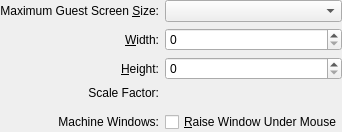
<ui version="4.0">
 <comment>
 VPox frontends: Qt GUI ("VirtualPox"):

 Copyright (C) 2012-2020 Oracle Corporation

 This file is part of VirtualPox Open Source Edition (OSE), as
 available from http://www.virtualpox.org. This file is free software;
 you can redistribute it and/or modify it under the terms of the GNU
 General Public License (GPL) as published by the Free Software
 Foundation, in version 2 as it comes in the "COPYING" file of the
 VirtualPox OSE distribution. VirtualPox OSE is distributed in the
 hope that it will be useful, but WITHOUT ANY WARRANTY of any kind.
 </comment>
 <class>UIGlobalSettingsDisplay</class>
 <widget class="QWidget" name="UIGlobalSettingsDisplay">
  <layout class="QGridLayout">
   <property name="margin">
    <number>0</number>
   </property>
   <item row="0" column="0">
    <widget class="QLabel" name="m_pMaxResolutionLabel">
     <property name="text">
      <string>Maximum Guest Screen &amp;Size:</string>
     </property>
     <property name="alignment">
      <set>Qt::AlignRight|Qt::AlignTrailing|Qt::AlignVCenter</set>
     </property>
     <property name="buddy">
      <cstring>m_pMaxResolutionCombo</cstring>
     </property>
    </widget>
   </item>
   <item row="0" column="1">
    <widget class="QComboBox" name="m_pMaxResolutionCombo">
     <property name="sizePolicy">
      <sizepolicy vsizetype="Fixed" hsizetype="MinimumExpanding">
       <horstretch>1</horstretch>
       <verstretch>0</verstretch>
      </sizepolicy>
     </property>
    </widget>
   </item>
   <item row="1" column="0">
    <widget class="QLabel" name="m_pResolutionWidthLabel">
     <property name="text">
      <string>&amp;Width:</string>
     </property>
     <property name="alignment">
      <set>Qt::AlignRight|Qt::AlignTrailing|Qt::AlignVCenter</set>
     </property>
     <property name="buddy">
      <cstring>m_pResolutionWidthSpin</cstring>
     </property>
    </widget>
   </item>
   <item row="1" column="1">
    <widget class="QSpinBox" name="m_pResolutionWidthSpin">
     <property name="sizePolicy">
      <sizepolicy vsizetype="Minimum" hsizetype="MinimumExpanding">
       <horstretch>1</horstretch>
       <verstretch>0</verstretch>
      </sizepolicy>
     </property>
     <property name="whatsThis">
      <string>Holds the maximum width which we would like the guest to use.</string>
     </property>
    </widget>
   </item>
   <item row="2" column="0">
    <widget class="QLabel" name="m_pResolutionHeightLabel">
     <property name="text">
      <string>&amp;Height:</string>
     </property>
     <property name="alignment">
      <set>Qt::AlignRight|Qt::AlignTrailing|Qt::AlignVCenter</set>
     </property>
     <property name="buddy">
      <cstring>m_pResolutionHeightSpin</cstring>
     </property>
    </widget>
   </item>
   <item row="2" column="1">
    <widget class="QSpinBox" name="m_pResolutionHeightSpin">
     <property name="sizePolicy">
      <sizepolicy vsizetype="Minimum" hsizetype="MinimumExpanding">
       <horstretch>1</horstretch>
       <verstretch>0</verstretch>
      </sizepolicy>
     </property>
     <property name="whatsThis">
      <string>Holds the maximum height which we would like the guest to use.</string>
     </property>
    </widget>
   </item>
   <item row="3" column="0">
    <widget class="QLabel" name="m_pLabelGuestScreenScaleFactorEditor">
     <property name="text">
      <string>Scale Factor:</string>
     </property>
     <property name="alignment">
      <set>Qt::AlignRight|Qt::AlignTrailing|Qt::AlignVCenter</set>
     </property>
    </widget>
   </item>
   <item row="3" column="1" rowspan="2">
    <widget class="UIScaleFactorEditor" name="m_pScaleFactorEditor">
     <property name="sizePolicy">
      <sizepolicy vsizetype="Fixed" hsizetype="MinimumExpanding">
       <horstretch>0</horstretch>
       <verstretch>0</verstretch>
      </sizepolicy>
     </property>
     <property name="whatsThis">
      <string>Controls the guest screen scale factor.</string>
     </property>
    </widget>
   </item>
   <item row="5" column="0">
    <widget class="QLabel" name="m_pLabelMachineWindow">
     <property name="text">
      <string>Machine Windows:</string>
     </property>
     <property name="alignment">
      <set>Qt::AlignRight|Qt::AlignTrailing|Qt::AlignVCenter</set>
     </property>
    </widget>
   </item>
   <item row="5" column="1">
    <widget class="QCheckBox" name="m_pCheckBoxActivateOnMouseHover">
     <property name="sizePolicy">
      <sizepolicy vsizetype="Fixed" hsizetype="MinimumExpanding">
       <horstretch>0</horstretch>
       <verstretch>0</verstretch>
      </sizepolicy>
     </property>
     <property name="whatsThis" >
      <string>When checked, machine windows will be raised when the mouse pointer moves over them.</string>
     </property>
     <property name="text">
      <string>&amp;Raise Window Under Mouse</string>
     </property>
    </widget>
   </item>
   <item row="6" column="0" colspan="2">
    <spacer>
     <property name="orientation">
      <enum>Qt::Vertical</enum>
     </property>
     <property name="sizeHint">
      <size>
       <width>0</width>
       <height>0</height>
      </size>
     </property>
    </spacer>
   </item>
  </layout>
 </widget>
 <customwidgets>
   <customwidget>
     <class>UIScaleFactorEditor</class>
     <extends>QWidget</extends>
     <header>UIScaleFactorEditor.h</header>
   </customwidget>
 </customwidgets>
 <resources/>
 <connections/>
</ui>
